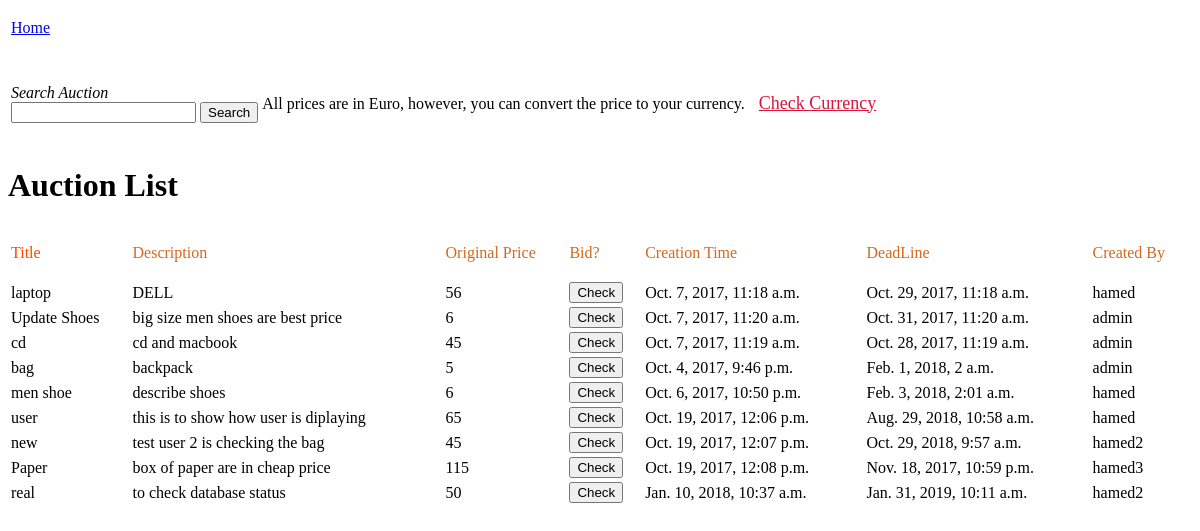
The page /browseAuction/ on the database as committed earlier.
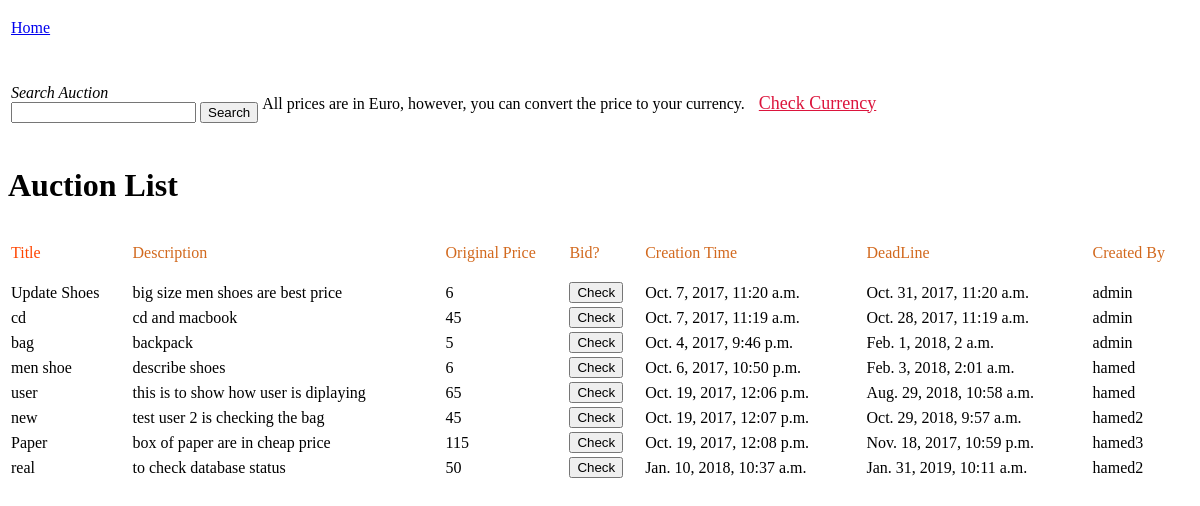
The same page on the database as committed later.
### Yaas/models.py (models this page shows, shortened)
class newAuction(models.Model):
    auctionTitle=models.CharField(max_length=30)
    auctionDescription=models.CharField(max_length=50)
    auctionPrice=models.PositiveIntegerField(default=0)
    auctionCreationTime = models.DateTimeField()
    auctionDeadline=models.DateTimeField()
    auctionSeller=models.CharField(max_length=30)
    auctionBan=models.BooleanField(default=False)
    auctionResolved=models.BooleanField(default=False)

### Yaas/views.py (the view, shortened to what this page needs)
# urls.py: url(r'^browseAuction/$',browseAuction),
def browseAuction(request):
    if not request.user.is_staff:
        a_auction = newAuction.objects.all().filter(auctionBan=False )
        return render(request, "browseAuction.html", {'newAuctionHtml': a_auction})

### templates/browseAuction.html (shortened to what this page needs)
<!DOCTYPE html>
<html lang="en">
<head>
</head>
<body>
<table class="searchAuction">
    <tr>
        <td style="padding-bottom: 5%">
            <a href="/home/">Home</a>
        </td>
    </tr>
    <td>
        <div class="searchAuction">
            <label style="font-style: italic">Search Auction</label>
            <form method="post" action="/browseAuction/">
                <input type="search" name="userTitle" autofocus>
                <input type="submit" value="Search">
            </form>
        </div>
    </td>
    <p>
    <td>
        <label>All prices are in Euro, however, you can convert the price to your currency.</label>
        <a href="/currency/" style="color: crimson;font-size: large;padding-left: 10px">Check Currency</a>
    </td>
    </p>
    <tr>
        <td>
        </td>
    </tr>
</table>
<h1 style="align:center">Auction List</h1>
<table class="showAuction" style="width: 100%">
    <div class="showAuction">
        {% if newAuctionHtml %}
            <tr>
                <td>
                    <p style="color: orangered">Title</p>
                </td>
                <td>
                    <p style="color: chocolate">Description</p>
                </td>
                <td>
                    <p style="color: chocolate">Original Price</p>
                </td>
                <td>
                    <p style="color: chocolate">Bid?</p>
                </td>
                <td>
                    <p style="color: chocolate">Creation Time</p>
                </td>
                <td>
                    <p style="color: chocolate">DeadLine</p>
                </td>
                <td>
                    <p style="color: chocolate">Created By</p>
                </td>
            </tr>
            {% for auction in newAuctionHtml %}
                <td>
                    {{ auction.auctionTitle }}
                </td>
                <td>
                    {{ auction.auctionDescription }}
                </td>
                <td>
                    {{ auction.auctionPrice }}
                </td>
                <td>
                    {% if request.user.is_staff and auction.auctionBan == True %}
                            <label>Banned</label>
                            {% else %}
                            <form action="/bidAuction/{{ auction.id }}/" method="post">
                                <input type="submit" value="Check">
                            </form>
                    {% endif %}
                </td>
                <td>
                    {{ auction.auctionCreationTime }}
                </td>
                <td>
                    {{ auction.auctionDeadline }}
                </td>
                <td>
                    {{ auction.auctionSeller }}
                </td>
            {% endfor %}
        {% endif %}
    </div>
</table>
</body>
</html>

Rows that differ between the two databases and show on the page:
no longer on this page (row edited): newAuction: auctionTitle "laptop", auctionDescription "DELL", auctionPrice "56", auctionCreationTime "Oct. 7, 2017, 11:18 a.m.", auctionDeadline "Oct. 29, 2017, 11:18 a.m.", auctionSeller "hamed"
